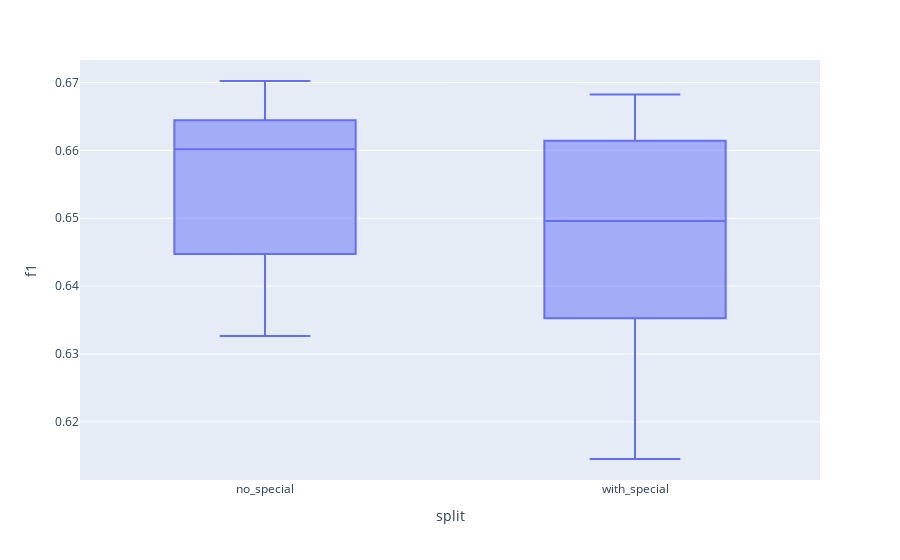

Source (notebook cell):
### Code cell
dataset = 'sbic'
print(len(scores[dataset]['hegsplits']['with_special'].loc['f1-score', 'True']))
f1s = {}
for split in ['no_special', 'with_special']:
    f1s[split] = scores[dataset]['hegsplits'][split].loc['f1-score', 'True']
    # print(f1s[split])

# Boxplot of hegsplits vs controlsplits

f1_df = pd.concat([f1s['no_special'], f1s['with_special']], keys=['no_special', 'with_special'], names=['split', 'old_index']).reset_index(level='split').reset_index(drop=True).rename(columns={'True': 'f1'})

import plotly.express as px

px.box(f1_df, x='split', y='f1')

### Figure 1 — Plotly figure (JSON) as saved in the notebook; plotly's stock layout.template omitted (floating-point values rounded to 4 significant figures)
{"data": [{"alignmentgroup": "True", "hovertemplate": "split=%{x}<br>f1=%{y}<extra></extra>", "legendgroup": "", "marker": {"color": "#636efa"}, "name": "", "notched": false, "offsetgroup": "", "orientation": "v", "showlegend": false, "type": "box", "x": ["no_special", "no_special", "no_special", "no_special", "no_special", "no_special", "no_special", "no_special", "no_special", "no_special", "with_special", "with_special", "with_special", "with_special", "with_special", "with_special", "with_special", "with_special", "with_special", "with_special"], "x0": " ", "xaxis": "x", "y": [0.6447, 0.6622, 0.6348, 0.6621, 0.6327, 0.6499, 0.6582, 0.6645, 0.6702, 0.6662, 0.6643, 0.6436, 0.6682, 0.6145, 0.6556, 0.6353, 0.6381, 0.6614, 0.6321, 0.6564], "y0": " ", "yaxis": "y"}], "layout": {"autosize": true, "boxmode": "group", "legend": {"tracegroupgap": 0}, "margin": {"t": 60}, "xaxis": {"anchor": "y", "autorange": true, "domain": [0, 1], "range": [-0.5, 1.5], "title": {"text": "split"}, "type": "category"}, "yaxis": {"anchor": "x", "autorange": true, "domain": [0, 1], "range": [0.6114, 0.6733], "title": {"text": "f1"}, "type": "linear"}}}
